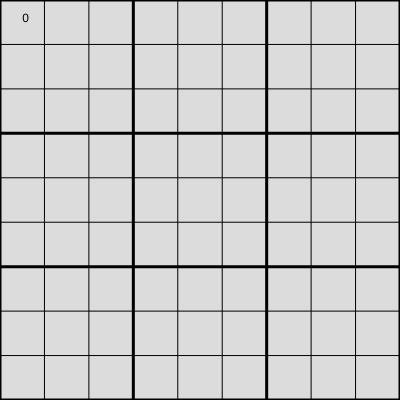
Frame 1 (no input)
Frame 60 (no input): identical to frame 1, image omitted
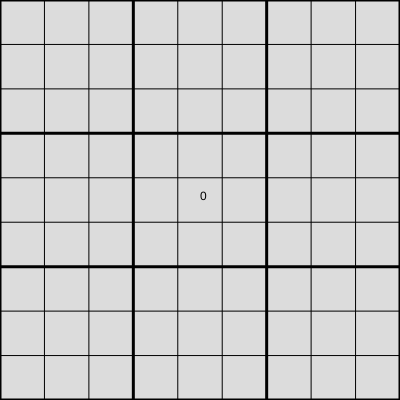
Frame 120 (the mouse pressed at the canvas centre since frame 60)

The p5.js sketch that drew these frames (run headless with seeded random() and noise() and a simulated clock; from frame 60 on, the mouse is pressed at the canvas centre):

// p5.js sketch
// ── sketch.js
let size = 400;
let gridsize = size/9;
let inputvalue = 0; 

let board = [];
let possibles = []

function setup() {
  createCanvas(size, size);
  for(var i=0;i<9;i++){
    board[i] = [];
    for(var j=0;j<9;j++){
      board[i][j] = 0;
  }}
  for(var i=0;i<=9;i++){
    possibles[i] = [];
    for(var j=0;j<=9;j++){
      possibles[i][j] = [];
      for(var k=1;k<=9;k++){
        possibles[i][j][k-1] = k;
      }
  }}
}

function draw() {
  
  background(220);
  draw_board();
  xy = snap(mouseX,mouseY);
  text(str(inputvalue),xy[0],xy[1]);
  for(var i=0;i<9;i++){
    for(var j=0;j<9;j++){
      var val = board[i][j];
      xy = gridtoworld(i,j);
      
      if(val!=0){
        text(str(val),xy[0],xy[1]);

      }
    }}
}

function draw_board(){
  for(var i=0;i<=9;i++){
    strokeWeight(1);

    if(i%3==0){
      strokeWeight(3);
    }
    var x = i*size/9;
    var y = i*size/9;
    line(x,0,x,size);
    line(0,y,size,y);
  }
}
function worldtogrid(x,y){
  return [floor(x/size*9),floor(y/size*9)];
}
function gridtoworld(x,y){
  return [x*gridsize+gridsize/2,y*gridsize+gridsize/2];
}
function snap(x,y){
  var xy = worldtogrid(x,y);
  return gridtoworld(xy[0],xy[1]);
}

function keyPressed() {
  if (keyCode>47 && keyCode<58) {
    inputvalue = keyCode-48;
  }
  if(keyCode==13){
    var solution = solveBoard(board)
  }
}
function mouseClicked() {
  ij = worldtogrid(mouseX,mouseY);
  board[ij[0]][ij[1]] = inputvalue;
  if(inputvalue == 0){
    possibles[ij[0]][ij[1]] = [1,2,3,4,5,6,7,8,9]
  } else {
    possibles[ij[0]][ij[1]] = [0]
  }
  
} 

function solveBoard(board){
  let l = 9;
  print("Solve!")
  for(let y = 0;y<l;y++){
    for(let x = 0;x<l;x++){
      if(board[x][y]!=0){
        continue;
      }
      //Find row and coloumn
      var column = board[x];
      var row = board.map(x => x[y]);

      // find local square
      let tile = []
      var sx = int(Math.floor(x/3)*3);
      var sy = int(Math.floor(y/3)*3);
      for(let xx=sx;xx<sx+3;xx++){
        for(let yy=sy;yy<sy+3;yy++){
          tile.push(board[xx][yy]);
        }
      }

      let comb = [];
      comb.push(column,row,tile);
      comb = comb.join().split(",");

      var number;
      for (number in comb){
        if(number == 0){
          continue;
        }
        print(number);
        print(possibles[x][y]);
        contains = possibles[x][y].includes(number);
        print(contains);
        return

        if(contains){
          print(number)
          for( var i = 0; i < possibles[x][y].length; i++){ 
            if ( possibles[x][y][i] === number) { possibles[x][y].splice(i, 1); }
          }
        }
      }

      if(possibles[x][y].length==1){
        let pos = possibles[x][y][0];
        print("set!");
        if(pos!=0){
          
          board[x][y] = pos;
        }
      }

    }
  }
}
